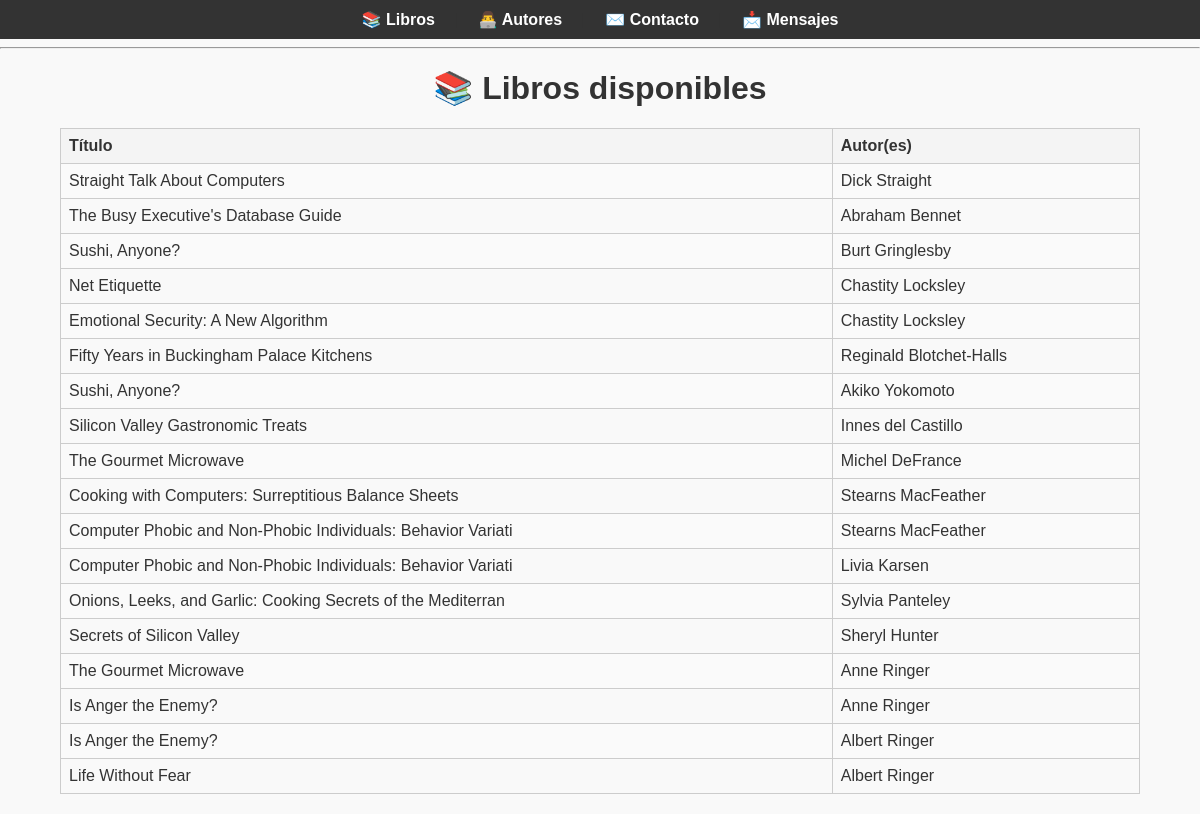
Before: /index_laragon.php with the older database file.
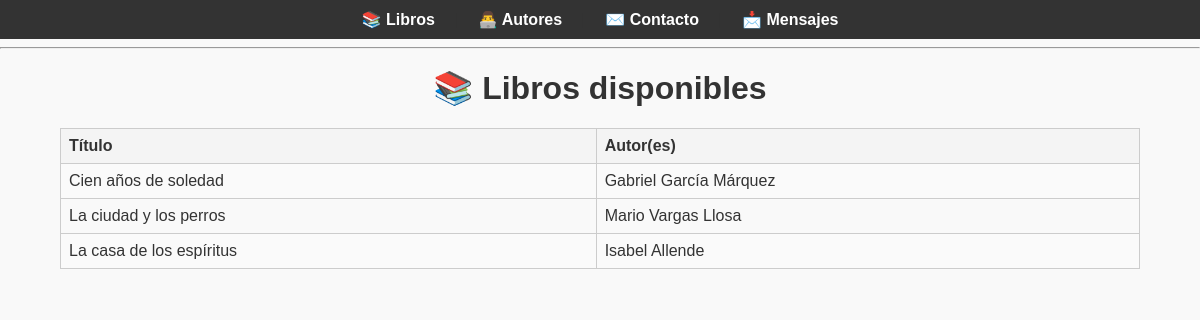
After: the same page with the newer database file.
### tables this page shows
CREATE TABLE IF NOT EXISTS `titulos` (
  `id_titulo` int NOT NULL AUTO_INCREMENT,
  `titulo` varchar(200) NOT NULL,
  PRIMARY KEY (`id_titulo`)
);

CREATE TABLE IF NOT EXISTS `autores` (
  `id_autor` int NOT NULL AUTO_INCREMENT,
  `nombre` varchar(100) NOT NULL,
  `apellido` varchar(100) NOT NULL,
  PRIMARY KEY (`id_autor`)
);

### index_laragon.php (the view, shortened to what this page needs)
<?php
include("includes/conexion.php");
?>
<!DOCTYPE html>
<html lang="es">
<head>
  <link rel="stylesheet" href="css/estilos.css">
</head>
<body>
  <nav>
    <a href="index.php">📚 Libros</a> |
    <a href="autores.php">👨‍💻 Autores</a> |
    <a href="contacto.php">✉️ Contacto</a> |
    <a href="mensajes.php">📩 Mensajes</a>
  </nav>
  <hr>
  <h1>📚 Libros disponibles</h1>
  <table border="1">
    <tr><th>Título</th><th>Autor(es)</th></tr>
    <?php
    try {
        $sql = "SELECT t.titulo, a.nombre, a.apellido
                FROM titulos t
                INNER JOIN titulo_autor ta ON t.id_titulo = ta.id_titulo
                INNER JOIN autores a ON ta.id_autor = a.id_autor";
        $stmt = $pdo->query($sql);
        $resultados = $stmt->fetchAll(PDO::FETCH_ASSOC);
        if (count($resultados) > 0) {
            foreach ($resultados as $fila) {
                echo "<tr><td>{$fila['titulo']}</td><td>{$fila['nombre']} {$fila['apellido']}</td></tr>";
            }
        } else {
            echo "<tr><td colspan='2'>No se encontraron libros</td></tr>";
        }
    } catch (PDOException $e) {
        echo "<tr><td colspan='2'>Error en la consulta: {$e->getMessage()}</td></tr>";
    }
    ?>
  </table>
</body>
</html>

### css/estilos.css (style rules this page uses)
body { font-family: Arial, sans-serif; background-color: #f9f9f9; color: #333; margin: 0; padding: 0; }
nav { background-color: #333; padding: 10px; text-align: center; }
nav a { color: #fff; text-decoration: none; margin: 0 15px; font-weight: bold; }
h1 { text-align: center; color: #333; margin-top: 20px; }
table { border-collapse: collapse; width: 90%; margin: 20px auto; font-family: Arial, sans-serif; }
th, td { border: 1px solid #ccc; padding: 8px; text-align: left; }
th { background-color: #f4f4f4; }
tr:nth-child(even) { background-color: #fafafa; }

Changed rows visible on the page:
removed titulos: titulo "Straight Talk About Computers", autores.nombre "Dick", autores.apellido "Straight"
removed titulos: titulo "The Busy Executive's Database Guide", autores.nombre "Abraham", autores.apellido "Bennet"
removed titulos: titulo "Sushi, Anyone?", autores.nombre "Burt", autores.apellido "Gringlesby", autores.nombre "Akiko", autores.apellido "Yokomoto"
removed titulos: titulo "Net Etiquette", autores.nombre "Chastity", autores.apellido "Locksley"
removed titulos: titulo "Emotional Security: A New Algorithm", autores.nombre "Chastity", autores.apellido "Locksley"
removed titulos: titulo "Fifty Years in Buckingham Palace Kitchens", autores.nombre "Reginald", autores.apellido "Blotchet-Halls"
removed titulos: titulo "Silicon Valley Gastronomic Treats", autores.nombre "Innes", autores.apellido "del Castillo"
removed titulos: titulo "The Gourmet Microwave", autores.nombre "Michel", autores.apellido "DeFrance", autores.nombre "Anne", autores.apellido "Ringer"
removed titulos: titulo "Cooking with Computers: Surreptitious Balance Sheets", autores.nombre "Stearns", autores.apellido "MacFeather"
removed titulos: titulo "Computer Phobic and Non-Phobic Individuals: Behavior Variati", autores.nombre "Stearns", autores.apellido "MacFeather", autores.nombre "Livia", autores.apellido "Karsen"
removed titulos: titulo "Onions, Leeks, and Garlic: Cooking Secrets of the Mediterran", autores.nombre "Sylvia", autores.apellido "Panteley"
removed titulos: titulo "Secrets of Silicon Valley", autores.nombre "Sheryl", autores.apellido "Hunter"
removed titulos: titulo "Is Anger the Enemy?", autores.nombre "Anne", autores.apellido "Ringer", autores.nombre "Albert"
removed titulos: titulo "Life Without Fear", autores.nombre "Albert", autores.apellido "Ringer"
added titulos: titulo "Cien años de soledad", autores.nombre "Gabriel", autores.apellido "García Márquez"
added titulos: titulo "La ciudad y los perros", autores.nombre "Mario", autores.apellido "Vargas Llosa"
added titulos: titulo "La casa de los espíritus", autores.nombre "Isabel", autores.apellido "Allende"
